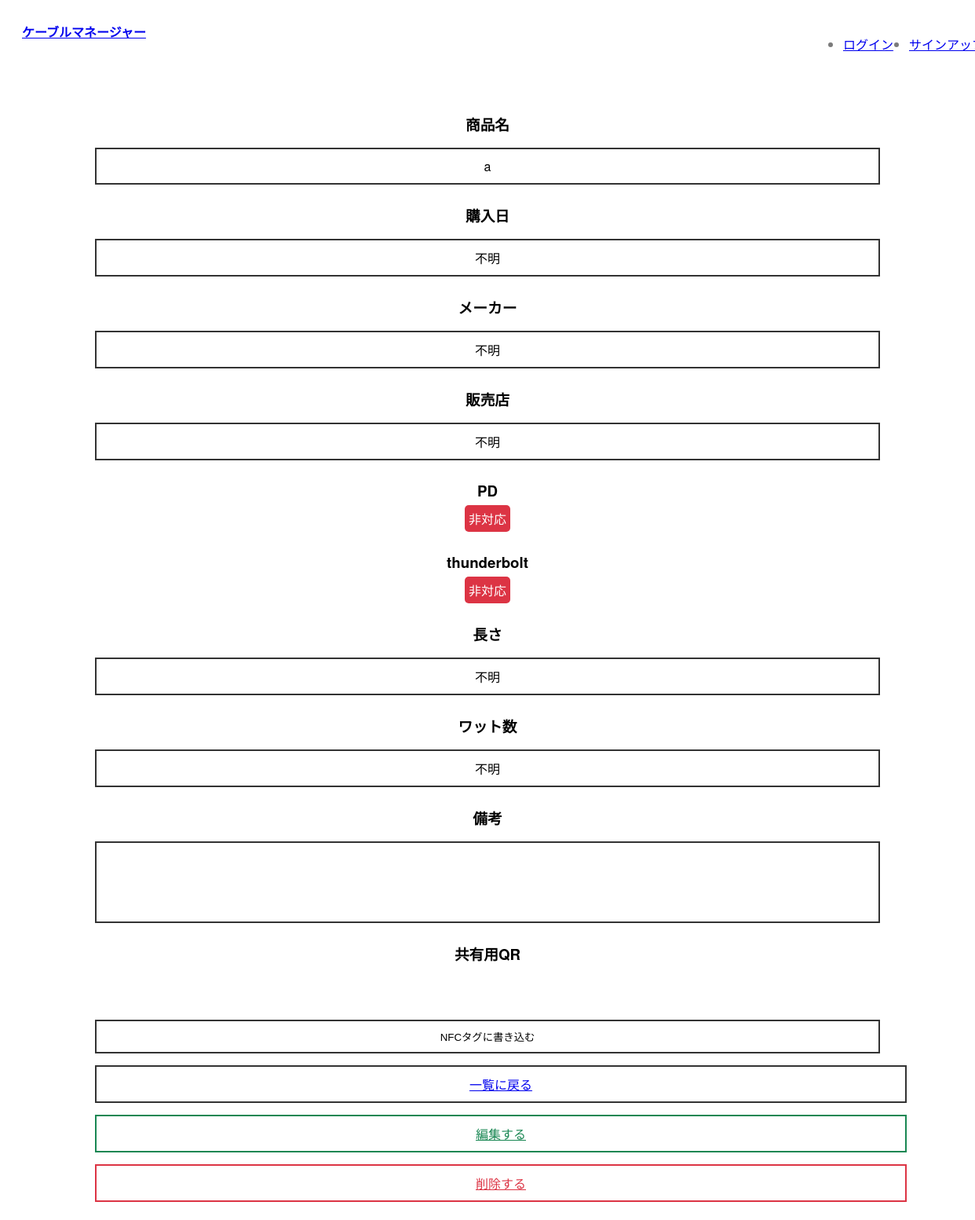
Page /2 on the earlier database version.
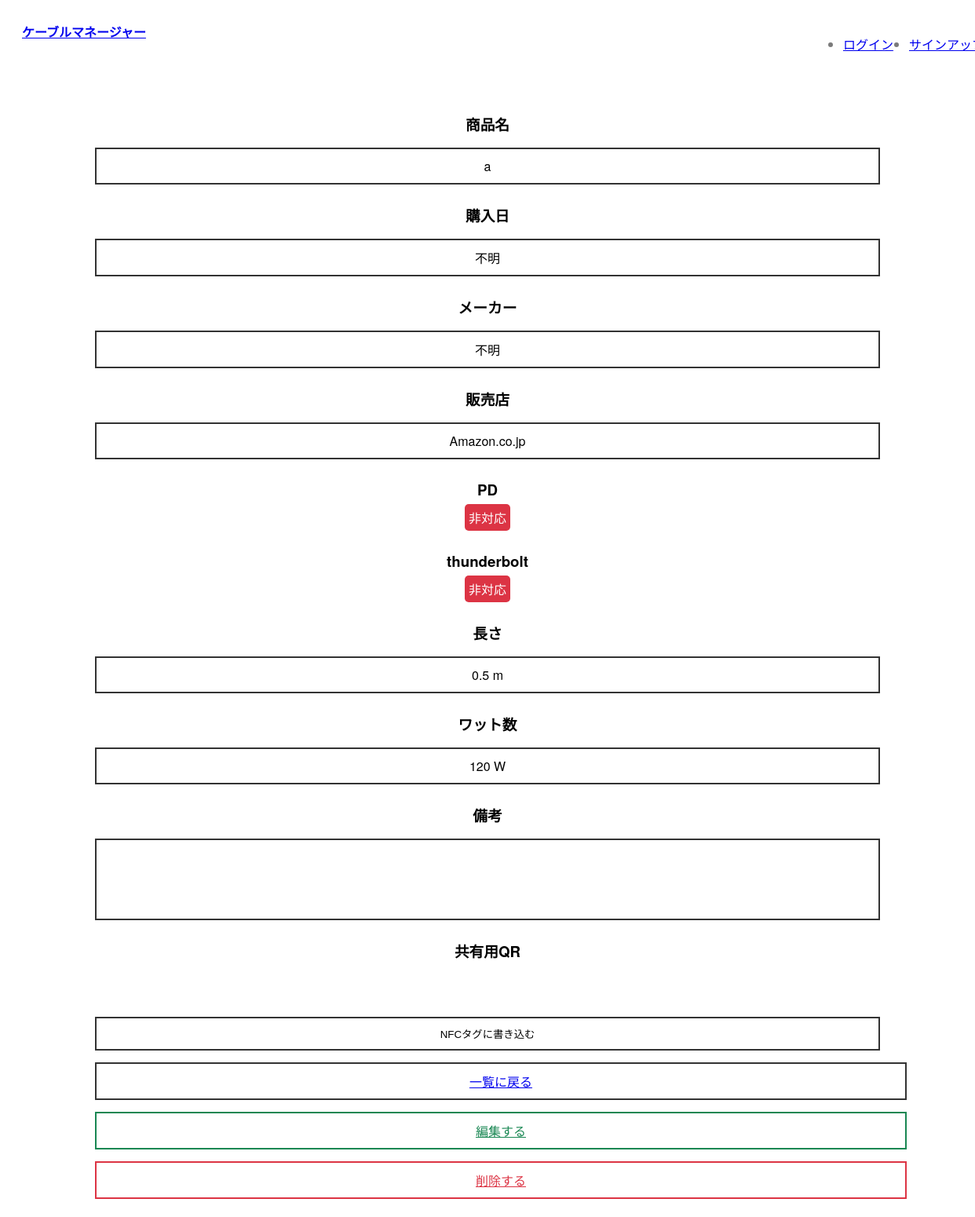
Same page on the later database version.
### manage/models.py (models this page shows, shortened)
class Item(models.Model):
    name = models.CharField(max_length=50)
    user = models.ForeignKey(CustomUser,on_delete=models.CASCADE)
    created = models.DateTimeField(auto_now_add=True)
    modified = models.DateTimeField(auto_now=True)
    date = models.DateField(null=True, blank=True)
    Manufacturer = models.CharField(max_length=25, null=True, blank=True)
    Store = models.CharField(max_length=25, null=True, blank=True)
    length = models.DecimalField(max_digits=4, decimal_places=1, null=True, blank=True)
    watt = models.PositiveIntegerField(null=True, blank=True)
    PD = models.BooleanField(null=True, blank=True)
    thunderbolt = models.PositiveIntegerField(null=True, blank=True)
    comment = models.TextField(null=True, blank=True)

### manage/views.py (the view)
# urls.py: path('<int:id>', views.detail, name='detail'),
def detail(request, id):
    item = get_object_or_404(Item, id=id)
    context = {
        'item': item,
    }
    return render(request, 'manage/detail.html', context)

### myapp/context_processors.py (called while the page is built)
def debug(request):
    return {'debug': settings.DEBUG}

### manage/templates/manage/detail.html (shortened to what this page needs)
{% extends "base.html" %}
{% block content %}
<main class="detail">
    <h3 class="title">商品名</h3>
    <p>{{ item.name }}</p>
    <h3>購入日</h3>
    {% if item.date != null %}
        <p>{{ item.date }}</p>
    {% else %}
        <p>不明</p>
    {% endif %}
    <h3>メーカー</h3>
    {% if item.Manufacturer != null %}
        <p>{{ item.Manufacturer }}</p>
    {% else %}
        <p>不明</p>
    {% endif %}
    <h3>販売店</h3>
    {% if item.Store != null %}
        <p>{{ item.Store }}</p>
    {% else %}
        <p>不明</p>
    {% endif %}
    <h3>PD</h3>
    {% if item.PD == True %}
        <p class="TorF true">対応</p>
    {% else %}
        <p class="TorF false">非対応</p>
    {% endif %}
    <h3>thunderbolt</h3>
    {% if  item.thunderbolt == null %}
    <p class="TorF false">非対応</p>
    {% else %}
    <p class="TorF true">thunderbolt {{ item.thunderbolt }}</p>
    {% endif %}
    <h3>長さ</h3>
    {% if item.length != null %}
        <p>{{ item.length }} m</p>
    {% else %}
        <p>不明</p>
    {% endif %}
    <h3>ワット数</h3>
    {% if item.watt != null %}
        <p>{{ item.watt }} W</p>
    {% else %}
        <p>不明</p>
    {% endif %}
    <h3 class="title"><budoux-ja>備考</budoux-ja></h3>
    {% if item.comment != null %}
        <p class="comment">{{ item.comment }}</p>
    {% else %}
        <p class="comment">なし</p>
    {% endif %}
    <h3>共有用QR</h3>
    <div id="qrcode"></div>
    <button id="write-nfc" class="btn">NFCタグに書き込む</button>
    <a href='{% url "manage:index" %}' class="btn">一覧に戻る</a>
    <a href='{% url "manage:edit" item.id %}' class="btn edit">編集する</a>
    <a href='{% url "manage:delete" item.id %}' class="btn delete">削除する</a>
</main>
{% endblock %}

Differences in the rows shown:
changed Item: Store (not shown) → "Amazon.co.jp"; length (not shown) → "0.5"; watt (not shown) → "120"
Other differences:
text no longer shown: "不明 不明 不明"
text now shown: "m W"
